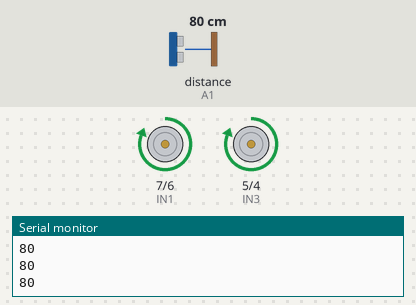
Recording of a sketch running on a simulated Arduino Uno, built with avr-gcc and run on an emulated ATmega328P. Shown: motor-driver pin pairs drawn as motors (green arrow = first pin HIGH = forward, orange = second pin HIGH = backward, longer = more drive, scaled by the enable pin), the last lines printed to the serial monitor. Wiring (inferred from the names in the program): ultrasonic range finder: trigger A0; echo A1. Inputs (shaded band) come from the test bench; at power-on: distance to the obstacle (sensor on A1) 80 cm. The echo pulse lasts 58.3 µs per cm.

Above: at 1.2 s.
1.3 s: distance to the obstacle (sensor on A1) set to 41 cm
2.8 s: distance to the obstacle (sensor on A1) set to 32 cm
At 3.3 s:
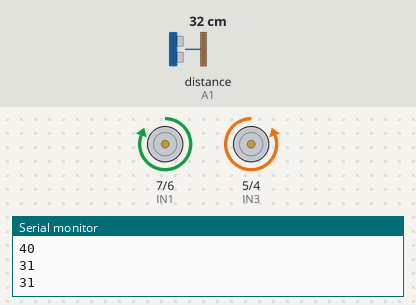
4.5 s: distance to the obstacle (sensor on A1) set to 22 cm
6.0 s: distance to the obstacle (sensor on A1) set to 19 cm
At 7.5 s:
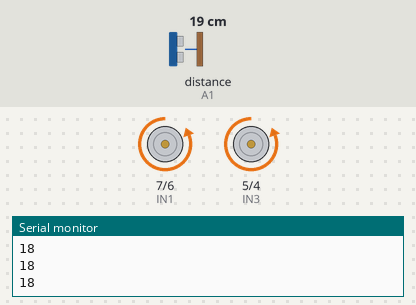
7.8 s: distance to the obstacle (sensor on A1) set to 35 cm
At 8.6 s:
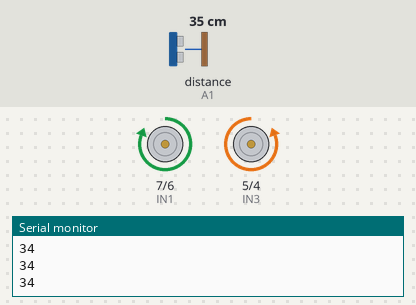
9.6 s: distance to the obstacle (sensor on A1) set to 2 cm
At 10.4 s:
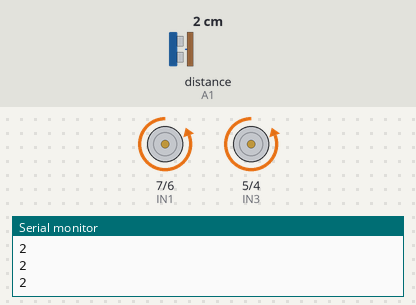
Timing chart, 0 to 12.2 s (numbered marks = the images above; inputs shaded):
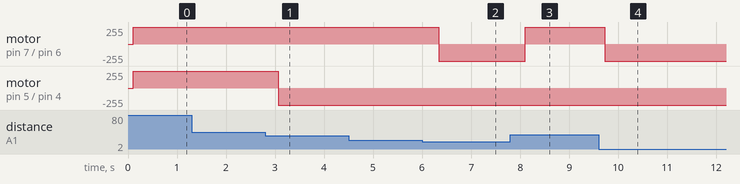

The sketch:

simple_care.ino
```cpp
const int trigPin = A0;
const int echoPin = A1;
const int IN1 = 7;
const int IN2 = 6;
const int IN3 = 5;
const int IN4 = 4;
const int ENA = 9 ;
const int ENB = 3 ;

void setup() {
 Serial.begin(9600);
 pinMode(IN1,OUTPUT);
 pinMode(IN2,OUTPUT);
 pinMode(IN3,OUTPUT);
 pinMode(IN4,OUTPUT);
 pinMode(ENA,OUTPUT);
 pinMode(ENB,OUTPUT);


}

void loop() {
 long duration, inches, cm;
pinMode(trigPin, OUTPUT);
digitalWrite(trigPin, LOW);
delayMicroseconds(2);
digitalWrite(trigPin, HIGH);
delayMicroseconds(10);
digitalWrite(trigPin, LOW);
pinMode(echoPin, INPUT);
duration = pulseIn(echoPin, HIGH);
cm = microsecondsToCentimeters(duration);
    Serial.println(cm);
    delay(100);


if(cm > 35){
 digitalWrite(IN1,HIGH);
 digitalWrite(IN2,LOW);
 digitalWrite(IN3,HIGH);
 digitalWrite(IN4,LOW);
 digitalWrite(ENA,HIGH);
 digitalWrite(ENB,HIGH);

}

if(cm <= 35 and cm >= 17){
 delay(150);
 digitalWrite(IN1,HIGH);
 digitalWrite(IN2,LOW);
 digitalWrite(IN3,LOW);
 digitalWrite(IN4,HIGH);
 digitalWrite(ENA,HIGH);
 digitalWrite(ENB,HIGH);

}

if(cm < 20){
 digitalWrite(IN1,LOW);
 digitalWrite(IN2,HIGH);
 digitalWrite(IN3,LOW);
 digitalWrite(IN4,HIGH);
 digitalWrite(ENA,HIGH);
 digitalWrite(ENB,HIGH);


 delay(100);
}
}

long microsecondsToCentimeters(long microseconds)
{
  return microseconds / 29 / 2;
}
```

Measured:
- the behaviour switches between 37 and 36 cm on distance to the obstacle (sensor on A1) (found by bisection; images 0 and 1)
- the behaviour switches between 21 and 20 cm on distance to the obstacle (sensor on A1) (found by bisection; images 1 and 2)
- after the input at 2.8 s, motor on pin 5 (IN3) / pin 4 (IN4): forward 255/255 → backward 255/255 after 0.27 s
- after the input at 6.0 s, motor on pin 7 (IN1) / pin 6 (IN2): forward 255/255 → backward 255/255 after 0.34 s
- after the input at 7.8 s, motor on pin 7 (IN1) / pin 6 (IN2): backward 255/255 → forward 255/255 after 0.30 s
- after the input at 9.6 s, motor on pin 7 (IN1) / pin 6 (IN2): forward 255/255 → backward 255/255 after 0.12 s
